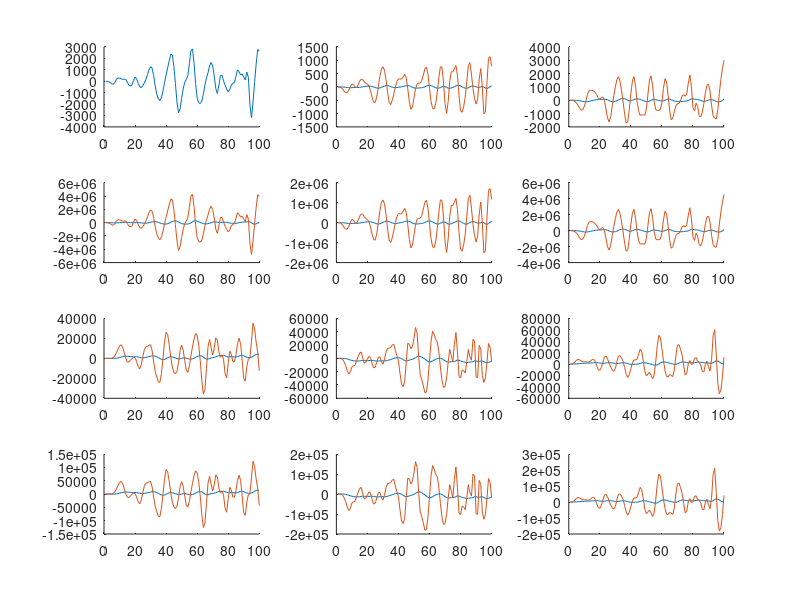

MATLAB code for this plot:
clc;clear all;
f=fopen('FieldEvolutionOut.txt');
l=fgetl(f);
i=1;
while ischar(l)
    %%disp(l);
    text{i}=l;
    data{i}=sscanf(text{i},'%f , %f , %f , %f , %f , %f , %f , %f , %f , %f , %f , %f , %f , %f , %f , %f , %f , %f , %f , %f , %f , %f , %f , %f');
    A1(i)=data{i}(1);
    A2(i)=data{i}(2);
    A3(i)=data{i}(3);
    A4(i)=data{i}(4);
    A5(i)=data{i}(5);
    A6(i)=data{i}(6);
    A7(i)=data{i}(7);
    A8(i)=data{i}(8);
    A9(i)=data{i}(9);
    A10(i)=data{i}(10);
    A11(i)=data{i}(11);
    A12(i)=data{i}(12);
    A13(i)=data{i}(13);
    A14(i)=data{i}(14);
    A15(i)=data{i}(15);
    A16(i)=data{i}(16);
    A17(i)=data{i}(17);
    A18(i)=data{i}(18);
    A19(i)=data{i}(19);
    A20(i)=data{i}(20);
    A21(i)=data{i}(21);
    A22(i)=data{i}(22);
    A23(i)=data{i}(23);
    A24(i)=data{i}(24);
    l=fgetl(f);
    i=i+1;
end

hold on;

subplot(4,3,1)
hold on;plot(A2);%Hx
subplot(4,3,2)
hold on;plot(A3);plot(A4);%Hy
subplot(4,3,3)
hold on;plot(A5);plot(A6);%Hz
subplot(4,3,4)
hold on;plot(A7);plot(A8);%Bx
subplot(4,3,5)
hold on;plot(A9);plot(A10);%By
subplot(4,3,6)
hold on;plot(A11);plot(A12);%Bz

subplot(4,3,7)
hold on;plot(A13);plot(A14);%Ex
subplot(4,3,8)
hold on;plot(A15);plot(A16);%Ey
subplot(4,3,9)
hold on;plot(A17);plot(A18);%Ez
subplot(4,3,10)
hold on;plot(A19);plot(A20);%Dx
subplot(4,3,11)
hold on;plot(A21);plot(A22);%Dy
subplot(4,3,12)
hold on;plot(A23);plot(A24);%Dz
